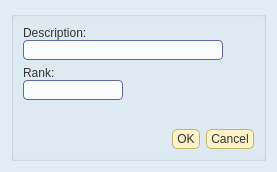
<ui version="4.0" >
 <class>AddOrdinalOptionDialog</class>
 <widget class="QWidget" name="AddOrdinalOptionDialog" >
  <property name="windowModality" >
   <enum>Qt::ApplicationModal</enum>
  </property>
  <property name="geometry" >
   <rect>
    <x>0</x>
    <y>0</y>
    <width>277</width>
    <height>172</height>
   </rect>
  </property>
  <property name="font" >
   <font>
    <family>arial</family>
   </font>
  </property>
  <property name="windowTitle" >
   <string>Add Ordinal Option</string>
  </property>
  <property name="styleSheet" >
   <string notr="true" >.QWidget {
   background-color: #E1EDF5;
}

/*Non-main window popup widgets
QWidget {
     background-color: #f0f0f5;
}
*/


	
QWidget {
    font-family: arial;
    color: #333333;	
}


QHeaderView::section {
    padding-left: 2px;
    padding-right: 4px;
    background-color: #FFF7DB;
    border-width: 1px;
    border-color: darkkhaki;
    border-style: solid;
}

QHeaderView::section:hover {
   background-color: #FFDF94;
}

/* Increase the padding, so the text is shifted when the button is
   pressed. */
QHeaderView::section:pressed {
    padding-left: 4px;
    padding-top: 4px;
    background-color: #E6A84C;
}

QMainWindow {
    background-color: gainsboro;
    background-position: top right;
    background-repeat: no-repeat
}


/* Nice Windows-XP-style password character. */
QLineEdit[echoMode="2"] {
    lineedit-password-character: 9679;
}

/* We provide a min-width and min-height for push buttons
   so that they look elegant regardless of the width of the text. */
QPushButton {
    background-color: #FFF2C9;
    border-width: 1px;
    border-color: darkkhaki;
    border-style: solid;
    border-radius: 5;
    padding: 2px;
    padding-left: 4px;
    padding-right: 4px;
    min-width: 9ex;
    min-height: 2.5ex;
}

QPushButton:hover {
   background-color: #FFDF94;
}

/* Increase the padding, so the text is shifted when the button is
   pressed. */
QPushButton:pressed {
    padding-left: 4px;
    padding-top: 4px;
    background-color: #E6A84C;
}

QLabel, QAbstractButton {
    font: normal;
}

/* Mark mandatory fields with a brownish color. */
.mandatory {
    color: brown;
}

/* Bold text on status bar looks awful. */
QStatusBar QLabel {
   font: normal;
}

QStatusBar::item {
    border-width: 1;
    border-color: darkkhaki;
    border-style: solid;
    border-radius: 2;
}

QComboBox, QLineEdit, QSpinBox, QTextEdit, QListView {
    background-color: #fafbfc;
    selection-color: #0a214c;
    selection-background-color: #FFF2C9;
}

/* We reserve 1 pixel space in padding. When we get the focus,
   we kill the padding and enlarge the border. This makes the items
   glow. */
QLineEdit {
    border-width: 1px;
    padding: 1px;
    border-style: solid;
    border-color: #5f66a1;
    border-radius: 4px;
}

/* As mentioned above, eliminate the padding and increase the border. */
QLineEdit:focus, QFrame:focus {
    border-width: 2px;
    padding: 0px;
}

/* Nice to have the background color change when hovered. */
QRadioButton:hover, QCheckBox:hover {
    background-color: #FFDF94;
}

/* Force the dialog's buttons to follow the Windows guidelines. */
QDialogButtonBox {
    button-layout: 0;
}

QToolTip {
    padding: 5px;
    border-radius: 3px;
    opacity: 200;
}
</string>
  </property>
  <layout class="QVBoxLayout" >
   <item>
    <widget class="QGroupBox" name="groupBox_4" >
     <property name="font" >
      <font>
       <family>arial</family>
      </font>
     </property>
     <property name="title" >
      <string/>
     </property>
     <layout class="QVBoxLayout" >
      <item>
       <layout class="QVBoxLayout" >
        <property name="spacing" >
         <number>0</number>
        </property>
        <item>
         <widget class="QLabel" name="label_4" >
          <property name="font" >
           <font>
            <family>arial</family>
            <weight>50</weight>
            <italic>false</italic>
            <bold>false</bold>
           </font>
          </property>
          <property name="text" >
           <string>Description:</string>
          </property>
         </widget>
        </item>
        <item>
         <widget class="QLineEdit" name="option_description_edit" >
          <property name="minimumSize" >
           <size>
            <width>200</width>
            <height>0</height>
           </size>
          </property>
          <property name="maximumSize" >
           <size>
            <width>200</width>
            <height>16777215</height>
           </size>
          </property>
          <property name="font" >
           <font>
            <family>arial</family>
           </font>
          </property>
         </widget>
        </item>
       </layout>
      </item>
      <item>
       <layout class="QVBoxLayout" >
        <property name="spacing" >
         <number>0</number>
        </property>
        <item>
         <widget class="QLabel" name="label_6" >
          <property name="font" >
           <font>
            <family>arial</family>
            <weight>50</weight>
            <italic>false</italic>
            <bold>false</bold>
           </font>
          </property>
          <property name="text" >
           <string>Rank:</string>
          </property>
         </widget>
        </item>
        <item>
         <widget class="QLineEdit" name="option_value_edit" >
          <property name="minimumSize" >
           <size>
            <width>100</width>
            <height>0</height>
           </size>
          </property>
          <property name="maximumSize" >
           <size>
            <width>100</width>
            <height>16777215</height>
           </size>
          </property>
          <property name="font" >
           <font>
            <family>arial</family>
           </font>
          </property>
         </widget>
        </item>
       </layout>
      </item>
      <item>
       <layout class="QVBoxLayout" >
        <item>
         <spacer>
          <property name="orientation" >
           <enum>Qt::Vertical</enum>
          </property>
          <property name="sizeHint" stdset="0" >
           <size>
            <width>20</width>
            <height>40</height>
           </size>
          </property>
         </spacer>
        </item>
        <item>
         <layout class="QHBoxLayout" >
          <item>
           <spacer>
            <property name="orientation" >
             <enum>Qt::Horizontal</enum>
            </property>
            <property name="sizeHint" stdset="0" >
             <size>
              <width>81</width>
              <height>20</height>
             </size>
            </property>
           </spacer>
          </item>
          <item>
           <widget class="QDialogButtonBox" name="add_ordinal_option_box" >
            <property name="font" >
             <font>
              <family>arial</family>
             </font>
            </property>
            <property name="standardButtons" >
             <set>QDialogButtonBox::Cancel|QDialogButtonBox::Ok</set>
            </property>
           </widget>
          </item>
         </layout>
        </item>
       </layout>
      </item>
     </layout>
    </widget>
   </item>
  </layout>
 </widget>
 <resources/>
 <connections>
  <connection>
   <sender>add_ordinal_option_box</sender>
   <signal>rejected()</signal>
   <receiver>AddOrdinalOptionDialog</receiver>
   <slot>hide()</slot>
   <hints>
    <hint type="sourcelabel" >
     <x>300</x>
     <y>141</y>
    </hint>
    <hint type="destinationlabel" >
     <x>203</x>
     <y>84</y>
    </hint>
   </hints>
  </connection>
 </connections>
</ui>
